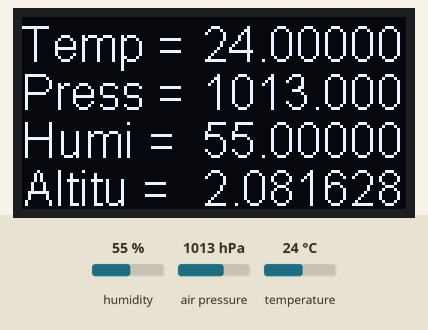
Simulated run of this sketch. Board: ESP32. Shown: 128×64 one-colour display. The inputs (shaded band) are chosen by the test bench; at power-on: air pressure 1013 hPa, humidity 55 %, temperature 24 °C.

Above: at 1.7 s.
1.8 s: air pressure set to 1025 hPa
At 2.7 s:
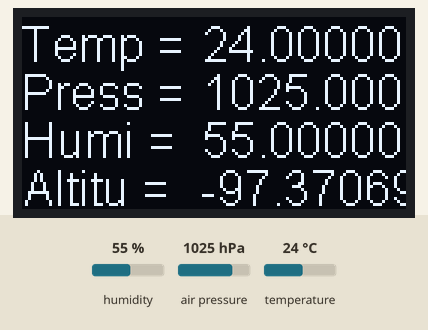
3.6 s: humidity set to 22 %
At 4.7 s:
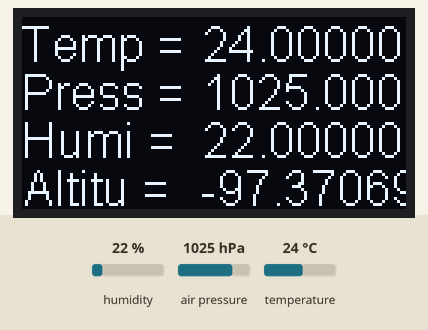
5.1 s: temperature set to 12 °C
At 5.5 s:
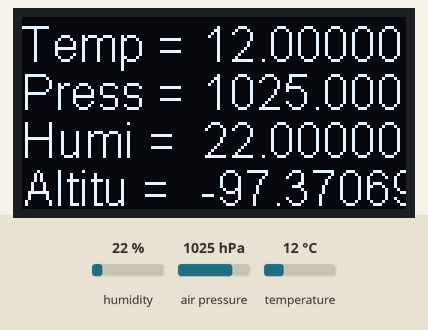
6.7 s: humidity set to 40 %
At 7.4 s:
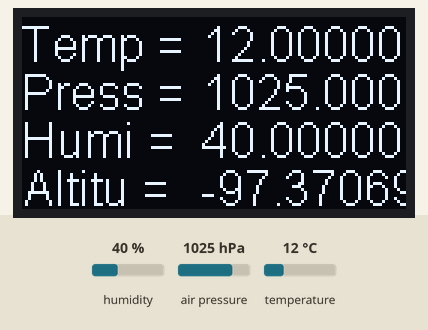
Timing chart, 0 to 9.2 s (numbered marks = the images above; inputs shaded):
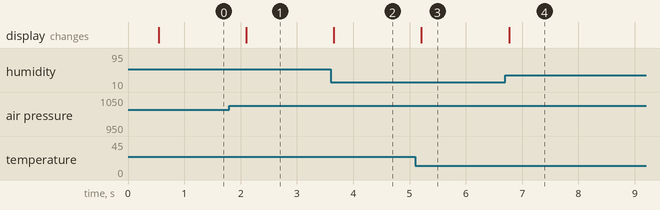

The sketch:

ESP32_BME280_SSD1603.ino
```cpp
/*-------------------------------------------
 *  OLEDと、環境センサBME280
 *
 *  mcu : esp32-wroom-32d/32e / ESP8266
 *
*/
extern void HotStart();
extern void print280Values();
extern void setup280();
extern void bme280_PROC();

#include <Adafruit_BME280.h>     // bme280
#include<Wire.h>                 // i^2c
#include <SSD1306.h>

// 定数宣言
#define SEALEVELPRESSURE_HPA (1013.25)    // bme280用定数

// class宣言
Adafruit_BME280 bme; // I2C
SSD1306  display(0x3c, 21, 22);

// 変数宣言     "0123456789ABCDEF"
unsigned long delayTime;
unsigned status;
static int value;     //analog値を代入する変数を定義
static float Volts;
static float FloatValue;
unsigned static int Val_ad;

//◆◆ 初期化 ◆◆◆◆◆◆◆◆◆◆
void setup() {
    Serial.begin(115200);
    // ＬＣＤ設定
    Wire.begin(21,22); // 端子の定義Wire.begin(SDA,SCL)
    display.init();
    display.setFont(ArialMT_Plain_16);
    display.drawString(0, 0, "ESP32 and OLED");
    display.display();
    setup280();        // BME280初期化
}

//◆◆ メインループ ◆◆◆◆◆◆◆◆◆◆
void loop(){
    bme280_PROC();  // 環境センサメイン処理部
    delay(500);
}

// BME280の取得＆出力
void bme280_PROC(){
    display.clear();
    print280Values();
}

//◆◆ BME280の状況を出力 ◆◆◆◆◆◆◆◆◆◆
void print280Values() {
    // 温度の計測＆OLED表示
    display.drawString(0, 0, "Temp = ");
    FloatValue =  bme.readTemperature() ;  // 取得
    display.drawString( 60 , 0,  String(FloatValue,8));
    // 気圧の計測＆OLED表示
    display.drawString(0, 16, "Press = ");
    FloatValue =  bme.readPressure() / 100.0F ;  // 取得
    display.drawString(60, 16, String (FloatValue,8));
     // 湿度の計測＆OLED表示
    display.drawString(0, 32, "Humi = ");
    FloatValue =  bme.readHumidity() ;  // 取得
    display.drawString(60, 32, String (FloatValue,8));
     // 高度の計測＆OLED表示
    display.drawString(0, 48, "Altitu = ");
    FloatValue =  bme.readAltitude(SEALEVELPRESSURE_HPA) ;
    display.drawString(60, 48, String (FloatValue,8));
    display.display();
}

//-------------------------------------------------------------
// BME280の接続確認
void setup280(){
      status = bme.begin();
    if (!status) {
        display.drawString(0, 0,  "BME280 sensor");
        display.drawString(16,16, "Connection");
        display.drawString(32,32, "Error....!");
        display.display();
        while (1) delay(10);
    }
    display.drawString(8,8, "BME280 Ready!");
    delay(500);
    delayTime = 500;
}
```

Measured:
- after the input at 1.8 s, the display: changes after 0.30 s (image 1)
- after the input at 3.6 s, the display: changes after 0.06 s (image 2)
- after the input at 5.1 s, the display: changes after 0.11 s (image 3)
- after the input at 6.7 s, the display: changes after 0.07 s (image 4)
